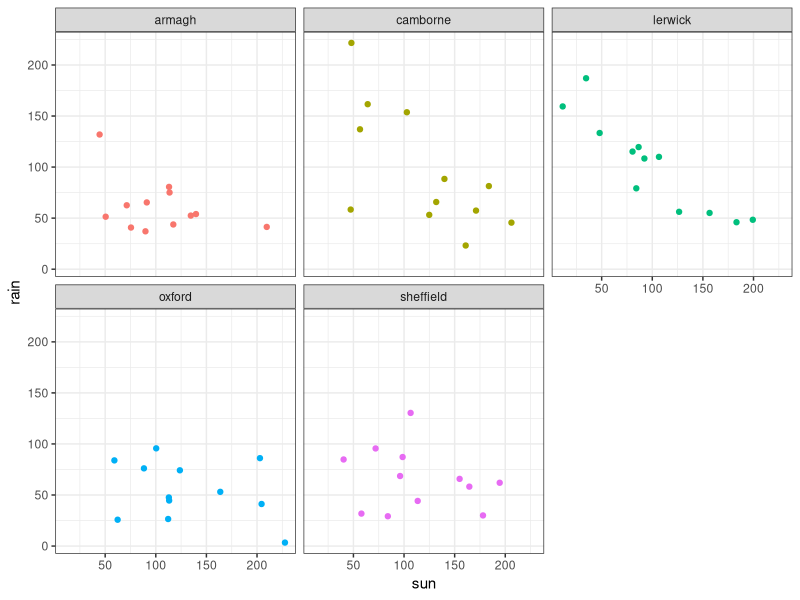
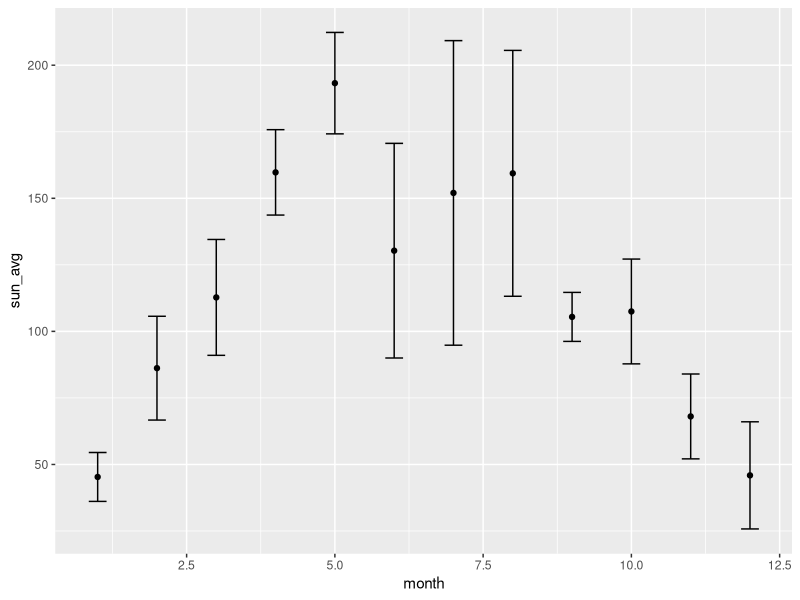
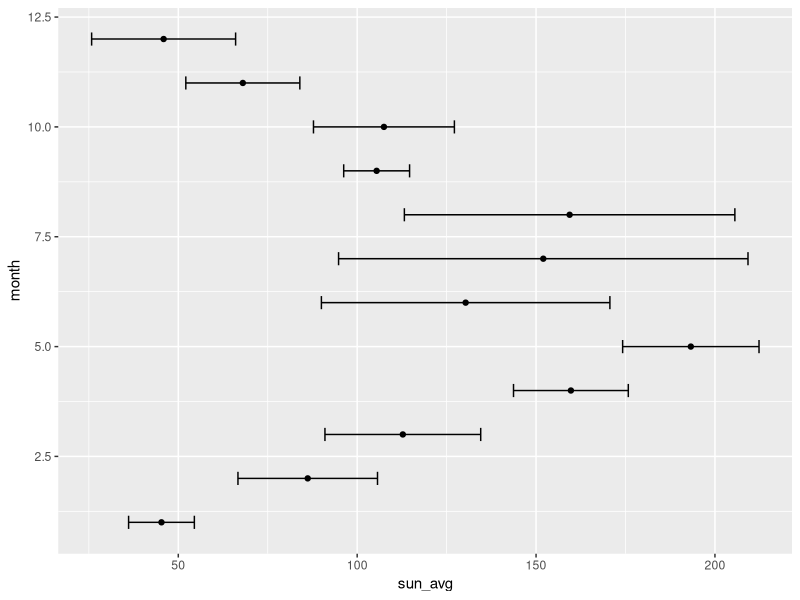
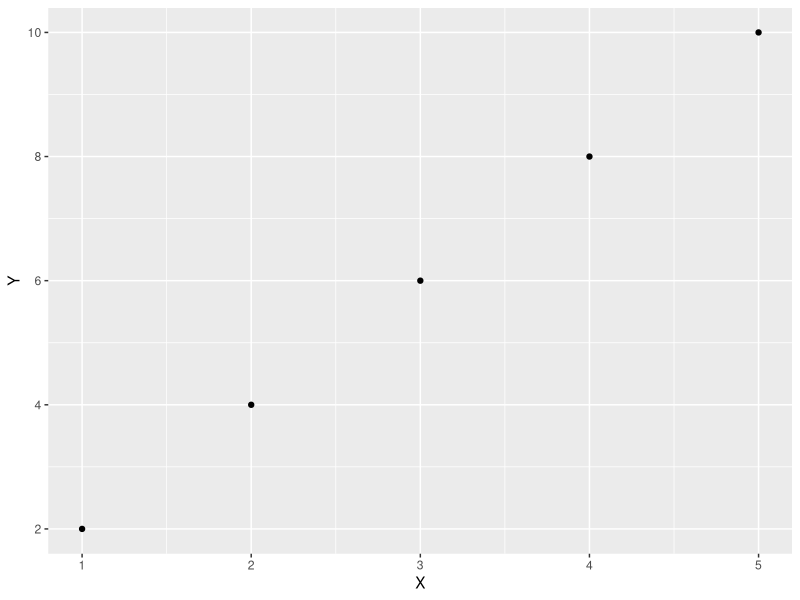
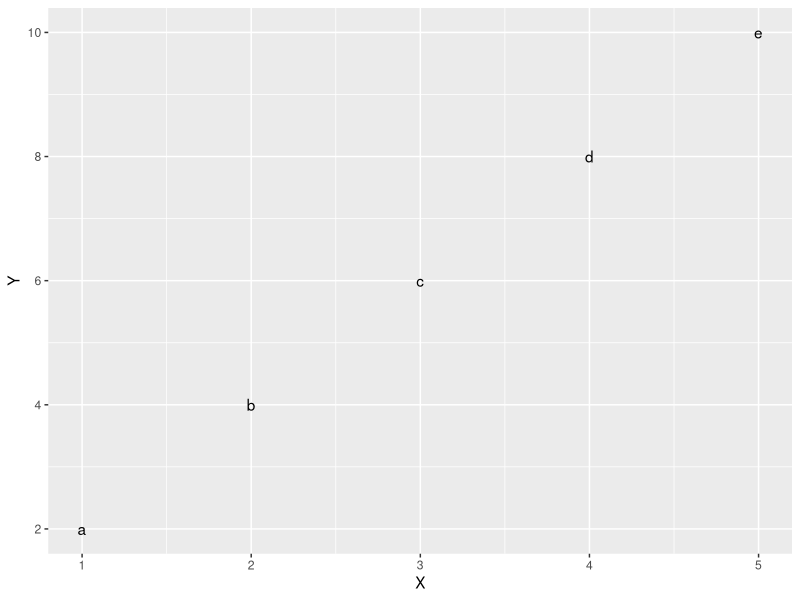
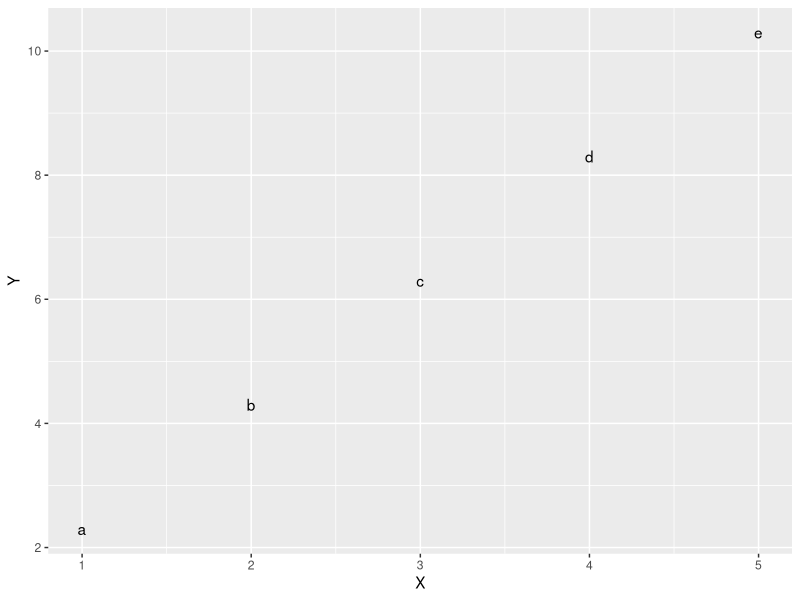
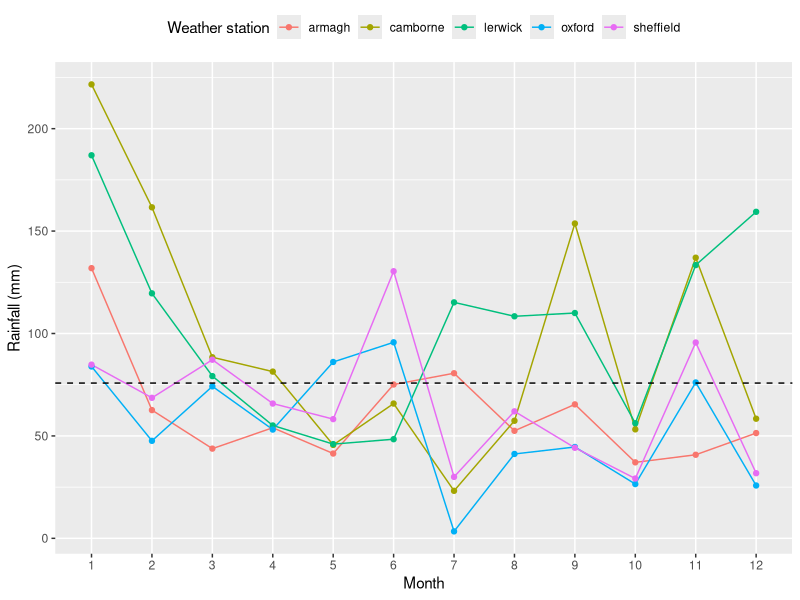
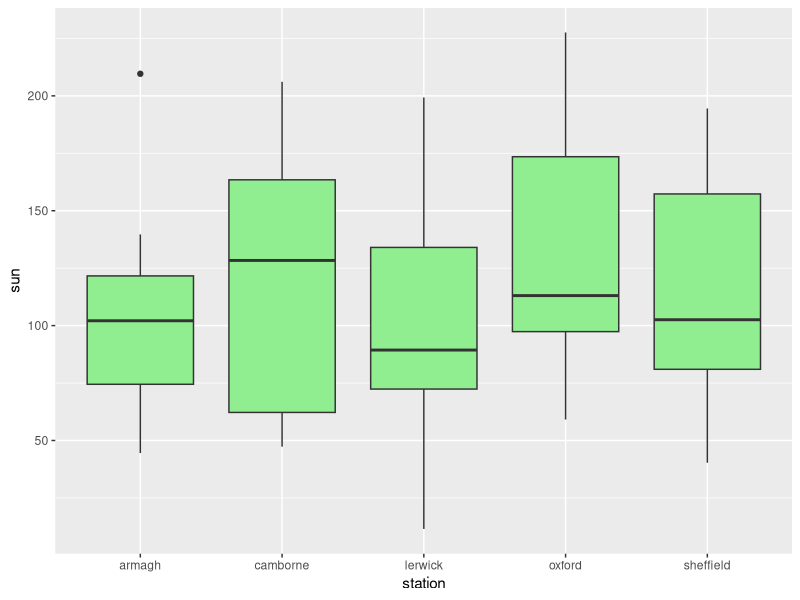

Source code (R) for these figures, in order:
## ---- chunk 1
knitr::opts_chunk$set(echo = TRUE, message = FALSE, eval = TRUE, warning = FALSE)
## ---- chunk 2
library(tidyverse)
library(readxl)
## ---- chunk 3
climate <- read_excel("climate.xlsx")
climate
## ---- chunk 4
ggplot(climate, aes(x = sun, y = rain, colour = station)) + 
  geom_point() +
  facet_wrap(~station) +
  theme_bw() +
  theme(legend.position = "none")
## ---- chunk 5
ggsave(file="weather.jpeg")

ggsave(file="weather.png",width=10,height=8,units="cm")
## ---- chunk 6
summary_stats <- climate %>%
  group_by(month) %>% 
  summarize(sun_avg = mean(sun), sun_sd = sd(sun))

p <- ggplot(summary_stats, aes(x = month, y = sun_avg)) +
  geom_point() +
  geom_errorbar(aes(ymin = sun_avg - sun_sd, ymax = sun_avg + sun_sd), width = 0.3)
p

p + coord_flip()
## ---- chunk 7
example_data <- tibble(X = 1:5, Y = 2*X, Z = letters[1:5])
example_data
## ---- chunk 8
ggplot() +
  geom_point(mapping = aes(x = X, y = Y), data = example_data)

ggplot() +
  geom_text(mapping = aes(x = X, y = Y, label = Z), data = example_data)

ggplot() +
  geom_text(mapping = aes(x = X, y = Y, label = Z), data = example_data, nudge_y = 0.3)
## ---- chunk 9
climate <- mutate(climate, month = factor(month))

ggplot(climate, aes(x = month, y = rain, group = station, colour = station)) +
  geom_line() +
  geom_point() +
  theme(legend.position = "top") +
  geom_hline(yintercept = mean(climate$rain), linetype = "dashed") +
  labs(x = "Month", y = "Rainfall (mm)", colour = "Weather station")
## ---- chunk 10
ggplot(climate, aes(x = station, y = sun)) +
  geom_boxplot(fill = "lightgreen")

ggplot(climate, aes(x = station, y = sun)) +
  geom_boxplot(aes(fill = station)) +
  theme(legend.position = "none")
## ---- chunk 11
ggplot(climate, aes(x=station, y=sun, fill=station)) + geom_violin(trim=FALSE) + 
  geom_point() + theme_minimal() + geom_boxplot(width=.1) + 
  scale_fill_manual(values = c("darkcyan","steelblue", "lightblue", "lavender", "pink")) + 
  labs(fill = "Custom Title") + theme(legend.position="top")
## ---- chunk 12
ggplot(climate, aes(x = rain)) +
  geom_histogram(binwidth = 25, colour = "red", fill = "orange")
## ---- chunk 13
ggplot(climate, aes(x = month, y = sun, fill = station)) +
  geom_col() +
  labs(x = "Month", y = "Sunshine (hours)", colour = "Weather station")
## ---- chunk 14
ggplot(summary_stats, aes(x = month, y = sun_avg)) +
  geom_col(fill = "lightyellow") +
  geom_errorbar(aes(ymin = sun_avg - sun_sd, ymax = sun_avg + sun_sd), width = 0.2)
## ---- chunk 15
ggplot(climate, aes(x = station, y = rain)) +
  geom_col()
## ---- chunk 16
annual_rain <- 
  climate %>%
  group_by(station) %>% 
  summarize(rain = sum(rain)) %>% 
  arrange(rain)

climate <- mutate(climate, station = factor(station, levels = annual_rain$station))

ggplot(climate, aes(x = station, y = rain)) +
  geom_col() +
  geom_label(mapping = aes(x = station, y = rain, label = rain), data = annual_rain, nudge_y = 60)
